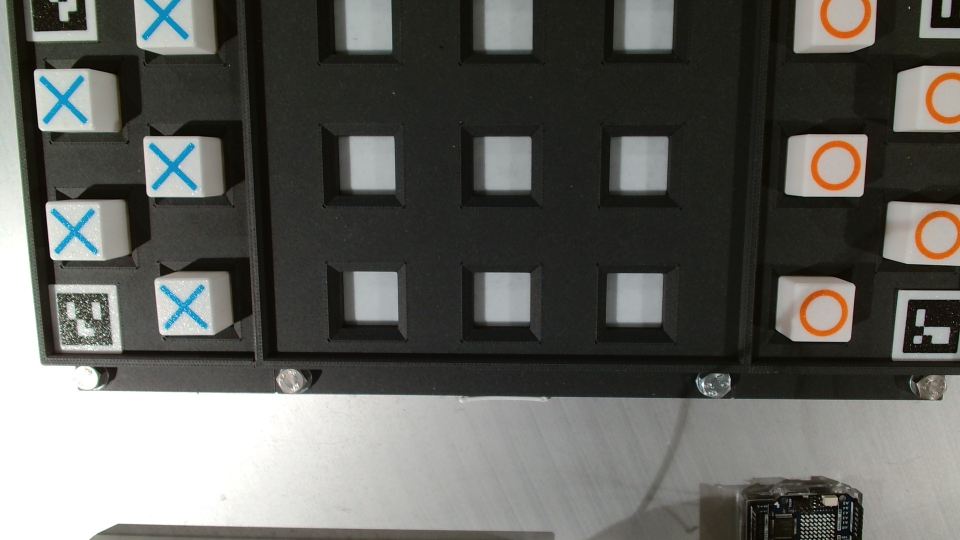
#> input picture datasets/tictactoe_c920_2026-11-09/WIN_20261109_16_50_28_Pro.jpg, 1920 x 1080 px (shown at 1/2 size)
$ python robot_move.py --image ../../datasets/tictactoe_c920_2026-11-09/WIN_20261109_16_50_28_Pro.jpg
#> lines starting #> are read from the running program, lines starting #| are printed output that depends on the picture
### vision/tictactoe/board_reader.py
"""Read a tic-tac-toe board from a photo: blue cross = "X", red circle = "O".

Steps (like a signal chain, one stage after another):
  1. Straighten the board: if we know its 4 corners in the photo, warp it to
     a square seen from above (perspective correction, cv2.warpPerspective).
  2. Cut the square into 3 x 3 squares and keep only the middle of each one
     (cell_margin), so the grid lines and neighbour pieces do not count.
  3. In each square, count the share of red and blue pixels (HSV thresholds).
  4. Decide: below min_fraction -> empty; otherwise the stronger colour wins.

All thresholds live in board_config.json, so they can be tuned at ASSAR
without touching the code.

Usage from the command line:
    python board_reader.py photo.jpg
    python board_reader.py photo.jpg --debug debug.png
    python board_reader.py photo.jpg --corners "150,70 500,95 530,430 120,400"
    python board_reader.py photo.jpg --pick      # click the 4 corners with the mouse
"""

import argparse
import json
import os
from dataclasses import dataclass, field

import cv2
import numpy as np

import game

HERE = os.path.dirname(os.path.abspath(__file__))
DEFAULT_CONFIG = os.path.join(HERE, "board_config.json")


@dataclass
class BoardReading:
    """What the reader saw.

    grid      : 3x3 list of rows with "X", "O" or "."
    red       : 3x3 share of red pixels in each square (0.0 to 1.0)
    blue      : 3x3 share of blue pixels in each square
    doubtful  : list of square numbers (1-9) where red and blue were close
    top_view  : the straightened board image (useful for debugging)
    """
    grid: list
    red: list
    blue: list
    doubtful: list = field(default_factory=list)
    top_view: np.ndarray = None

    @property
    def board(self):
        """The same reading as a flat list of 9 squares (see game.py)."""
        return game.from_grid(self.grid)


def load_config(path=DEFAULT_CONFIG):
    """Read the JSON settings. Keys starting with "_" are comments and are skipped."""
    with open(path, encoding="utf-8") as f:
        raw = json.load(f)
    return {k: v for k, v in raw.items() if not k.startswith("_")}


def warp_board(image, corners, size_px=300):
    """Straighten the board to a size_px x size_px top view.

    corners: 4 (x, y) pixel points: top-left, top-right, bottom-right,
    bottom-left. Later this can come from the ArUco markers of the ASSAR
    board instead of being typed into the config.
    """
    src = np.array(corners, dtype=np.float32).reshape(4, 2)
    dst = np.array([[0, 0], [size_px - 1, 0], [size_px - 1, size_px - 1], [0, size_px - 1]],
                   dtype=np.float32)
    H = cv2.getPerspectiveTransform(src, dst)
    return cv2.warpPerspective(image, H, (size_px, size_px))


def colour_mask(hsv, ranges):
    """White (255) where the pixel is inside any of the HSV ranges."""
    mask = np.zeros(hsv.shape[:2], dtype=np.uint8)
    for r in ranges:
        low = np.array(r["low"], dtype=np.uint8)
        high = np.array(r["high"], dtype=np.uint8)
        mask |= cv2.inRange(hsv, low, high)
    return mask


def check_image_size(image, cfg):
    """Raise ValueError if the photo is not the size the board corners were taken at."""
    expected = cfg.get("image_size_px")
    if not (expected and cfg.get("board_corners_px")):
        return
    height, width = image.shape[:2]
    if [width, height] != list(expected):
        raise ValueError(
            f"The photo is {width}x{height} px but board_corners_px are for "
            f"{expected[0]}x{expected[1]} px. Use --width {expected[0]} --height {expected[1]}.")


def read_board(image, config=None):
    """Read the 3x3 board from a BGR photo (as given by cv2.imread or a camera).

    Returns a BoardReading. Raises ValueError if the image is empty or is not
    the size of image_size_px.
    """
    if image is None or image.size == 0:
        raise ValueError("Empty image (wrong path, or the camera gave no frame?)")
    cfg = config or load_config()
    check_image_size(image, cfg)
    size = int(cfg["warp_size_px"])

    if cfg.get("board_corners_px"):
        top = warp_board(image, cfg["board_corners_px"], size)
    else:
        top = cv2.resize(image, (size, size), interpolation=cv2.INTER_AREA)

    blur = int(cfg.get("blur_px", 0))
    if blur >= 3:
        blur += (blur + 1) % 2  # the blur size must be odd
        top_blur = cv2.GaussianBlur(top, (blur, blur), 0)
    else:
        top_blur = top
    hsv = cv2.cvtColor(top_blur, cv2.COLOR_BGR2HSV)
    red_mask = colour_mask(hsv, cfg["red_ranges"])
    blue_mask = colour_mask(hsv, cfg["blue_ranges"])

    step = size / 3.0
    margin = int(step * float(cfg["cell_margin"]))
    min_fraction = float(cfg["min_fraction"])
    ambiguous_ratio = float(cfg["ambiguous_ratio"])
    # Defaults switch the checks off, so older configs behave as before.
    trace_fraction = float(cfg.get("trace_fraction", 1.0))
    piece_low, piece_high = cfg.get("piece_fraction_range", [0.0, 1.0])
    # The white squares and pieces are always there, so the brightest 10 % of the board
    # tells if there is enough light. Too dark: every square doubtful, not "empty".
    too_dark = np.percentile(hsv[..., 2], 90) < float(cfg.get("min_brightness", 0))

    grid, red, blue, doubtful = [], [], [], []
    for row in range(3):
        grid_row, red_row, blue_row = [], [], []
        for col in range(3):
            y0, y1 = int(row * step) + margin, int((row + 1) * step) - margin
            x0, x1 = int(col * step) + margin, int((col + 1) * step) - margin
            area = max(1, (y1 - y0) * (x1 - x0))
            r = cv2.countNonZero(red_mask[y0:y1, x0:x1]) / area
            b = cv2.countNonZero(blue_mask[y0:y1, x0:x1]) / area
            strong, weak = max(r, b), min(r, b)
            if strong < min_fraction:
                symbol = game.EMPTY
                unsure = strong >= trace_fraction  # part of a piece sitting off-centre
            else:
                symbol = game.O if r > b else game.X
                unsure = (weak >= min_fraction and weak > ambiguous_ratio * strong) \
                    or not piece_low <= strong <= piece_high  # off-centre piece, or a hand on it
            if unsure or too_dark:
                doubtful.append(row * 3 + col + 1)
            grid_row.append(symbol)
            red_row.append(round(r, 3))
            blue_row.append(round(b, 3))
        grid.append(grid_row)
        red.append(red_row)
        blue.append(blue_row)

    return BoardReading(grid=grid, red=red, blue=blue, doubtful=doubtful, top_view=top)


# [114 lines left out: functions draw_debug, print_reading, parse_corners, pick_corners, main, not called in this run]


# [2 lines that do not run on import are left out]

### vision/tictactoe/game.py
"""Tic-tac-toe rules and the computer player (minimax).

The board is a list of 9 strings, read row by row from the top-left corner:

     1 | 2 | 3
    ---+---+---
     4 | 5 | 6
    ---+---+---
     7 | 8 | 9

Each square holds "X" (blue cross), "O" (red circle) or "." (empty).
Squares are numbered 1 to 9 everywhere outside this file (this is what the
robot receives). Inside the code we use list indexes 0 to 8.

No OpenCV here: this file only needs plain Python, so it can be tested on
any computer without a camera.
"""

import random

X = "X"
O = "O"
EMPTY = "."
SYMBOLS = (X, O, EMPTY)

# The 8 lines that win: 3 rows, 3 columns and 2 diagonals (list indexes).
WIN_LINES = (
    (0, 1, 2), (3, 4, 5), (6, 7, 8),
    (0, 3, 6), (1, 4, 7), (2, 5, 8),
    (0, 4, 8), (2, 4, 6),
)

# When several moves are equally good, prefer centre, then corners, then edges.
# This keeps the robot predictable (same position -> same move).
PREFERRED_ORDER = (4, 0, 2, 6, 8, 1, 3, 5, 7)


class InvalidBoard(ValueError):
    """The board cannot happen in a real game (for example, two Xs too many)."""


# --------------------------------------------------------------------------
# Converting between formats
# --------------------------------------------------------------------------

# [17 lines left out: functions from_text, to_text, not called in this run]


def from_grid(grid):
    """Convert a 3x3 list of rows (what the board reader returns) to a board."""
    return [cell for row in grid for cell in row]


def to_grid(board):
    """Convert a board to a 3x3 list of rows."""
    return [board[r * 3:r * 3 + 3] for r in range(3)]


def pretty(board):
    """Multi-line drawing of the board, with square numbers on empty squares."""
    shown = [c if c != EMPTY else str(i + 1) for i, c in enumerate(board)]
    rows = [" " + " | ".join(shown[r * 3:r * 3 + 3]) for r in range(3)]
    return "\n---+---+---\n".join(rows)


# [5 lines left out: function cell_to_row_col, not called in this run]


# --------------------------------------------------------------------------
# Rules
# --------------------------------------------------------------------------

def other(player):
    return O if player == X else X


def winner(board):
    """Return "X" or "O" if someone has three in a row, otherwise None."""
    for a, b, c in WIN_LINES:
        if board[a] != EMPTY and board[a] == board[b] == board[c]:
            return board[a]
    return None


# [7 lines left out: function winning_line, not called in this run]


def is_full(board):
    return EMPTY not in board


def is_over(board):
    return winner(board) is not None or is_full(board)


def empty_cells(board):
    """Free squares as numbers 1-9."""
    return [i + 1 for i, c in enumerate(board) if c == EMPTY]


def check_valid(board, first_player=X):
    """Raise InvalidBoard if this position cannot appear in a real game.

    first_player is the symbol that moves first. It is a setting because we
    do not know yet who starts in the ASSAR system.
    """
    if len(board) != 9 or any(c not in SYMBOLS for c in board):
        raise InvalidBoard("The board must have 9 squares with X, O or '.'")
    second = other(first_player)
    n_first = board.count(first_player)
    n_second = board.count(second)
    if not 0 <= n_first - n_second <= 1:
        raise InvalidBoard(
            f"{n_first} {first_player} and {n_second} {second}: "
            f"{first_player} starts, so it must have the same number or one more")
    x_wins = _has_line(board, X)
    o_wins = _has_line(board, O)
    if x_wins and o_wins:
        raise InvalidBoard("X and O cannot both have three in a row")
    # Whoever won made the last move, so the piece counts must match that.
    if (x_wins or o_wins):
        w = X if x_wins else O
        if w == first_player and n_first != n_second + 1:
            raise InvalidBoard(f"{w} has won, but then {second} played again")
        if w == second and n_first != n_second:
            raise InvalidBoard(f"{w} has won, but then {first_player} played again")


def _has_line(board, player):
    return any(board[a] == board[b] == board[c] == player for a, b, c in WIN_LINES)


def next_player(board, first_player=X):
    """Whose turn it is, worked out from the number of pieces."""
    check_valid(board, first_player)
    if board.count(first_player) == board.count(other(first_player)):
        return first_player
    return other(first_player)


def status(board, first_player=X):
    """A short summary: "X wins", "O wins", "draw", or "X to move"."""
    check_valid(board, first_player)
    w = winner(board)
    if w:
        return f"{w} wins"
    if is_full(board):
        return "draw"
    return f"{next_player(board, first_player)} to move"


# [137 lines left out: functions play, find_move, check_turn, _toward_zero, _minimax, move_scores and 1 more, not called in this run]

### vision/tictactoe/robot_move.py
"""Join the parts: photo -> board -> best move -> square for the robot.

This is the single entry point that the ASSAR robot code will call. We do not
know that code yet, so the interface is kept small:

    from robot_move import decide
    result = decide(photo, robot="O")
    if result.ok and result.cell:
        # tell the robot to place its piece on square result.cell (1-9)

Square numbers (seen from the camera, after straightening the board):

     1 | 2 | 3
    ---+---+---
     4 | 5 | 6
    ---+---+---
     7 | 8 | 9

The robot side must translate each square number into a pose (in URScript,
metres and radians). That table lives with the robot program, not here.

Command line:
    python robot_move.py --image photo.jpg --robot O
    python robot_move.py --board "X../.O./..X" --robot O
    python robot_move.py --play               # play against the computer in text
    python robot_move.py --play --pvp         # two players, the program is the referee
"""

import argparse
from dataclasses import dataclass, field

import game


@dataclass
class Decision:
    """Answer for the robot.

    ok        : False if the board could not be trusted (see message).
    board     : the 9 squares that were read (see game.py).
    status    : "X to move", "O to move", "X wins", "O wins" or "draw".
    cell      : square 1-9 where the robot should play, or None.
    row, col  : the same square as row and column (0-2, row 0 at the top).
    message   : short sentence for the screen or the log.
    doubtful  : squares where the colour reading was unsure.
    """
    ok: bool
    board: list
    status: str = ""
    cell: int = None
    row: int = None
    col: int = None
    message: str = ""
    doubtful: list = field(default_factory=list)

    def to_line(self):
        """One text line for a socket, e.g. "MOVE;5", "WAIT", "OVER;X wins", "ERR;...".

        A provisional format: it will change to match the ASSAR robot program.
        """
        if not self.ok:
            return f"ERR;{self.message}"
        if self.cell:
            return f"MOVE;{self.cell}"
        if self.status in ("X wins", "O wins", "draw"):
            return f"OVER;{self.status}"
        return "WAIT"


def decide_from_board(board, robot=game.O, level="hard", first_player=game.X,
                      doubtful=None, rng=None):
    """Same as decide(), but starting from a board already read (no camera)."""
    doubtful = list(doubtful or [])
    try:
        state = game.status(board, first_player)
    except game.InvalidBoard as err:
        return Decision(ok=False, board=board, message=f"Impossible board: {err}",
                        doubtful=doubtful)
    if doubtful:
        squares = ", ".join(str(c) for c in doubtful)
        return Decision(ok=False, board=board, status=state, doubtful=doubtful,
                        message=f"Unsure reading on squares {squares}: take another photo")
    if state.endswith("wins") or state == "draw":
        line = game.winning_line(board)
        extra = f" (line {line})" if line else ""
        return Decision(ok=True, board=board, status=state, message=f"Game over: {state}{extra}")
    if game.next_player(board, first_player) != robot:
        return Decision(ok=True, board=board, status=state,
                        message=f"Waiting for the human ({game.other(robot)}) to move")
    cell = game.best_move(board, robot, level=level, first_player=first_player, rng=rng)
    row, col = game.cell_to_row_col(cell)
    return Decision(ok=True, board=board, status=state, cell=cell, row=row, col=col,
                    message=f"Place {robot} on square {cell}")


def decide(image, robot=game.O, level="hard", first_player=game.X, config=None, rng=None):
    """Photo (BGR image from OpenCV) -> Decision. See the top of this file."""
    import board_reader  # here, so the text-only modes work without OpenCV
    reading = board_reader.read_board(image, config)
    return decide_from_board(reading.board, robot, level, first_player,
                             doubtful=reading.doubtful, rng=rng)


# --------------------------------------------------------------------------
# Text games on the PC (no camera, no robot)
# --------------------------------------------------------------------------

def _ask_cell(board, player):
    while True:
        text = input(f"{player}, square (1-9)? ").strip()
        if text.isdigit() and int(text) in game.empty_cells(board):
            return int(text)
        print("  That square is not free. Free squares:", game.empty_cells(board))


def play_text_safe(*args):
    """play_text(), but Ctrl+C or the end of the input just stops the game."""
    try:
        play_text(*args)
    except (KeyboardInterrupt, EOFError):
        print("\nGame stopped.")


def play_text(pvp=False, robot=game.O, level="hard", first_player=game.X):
    """Play in the console. pvp=True: two humans, the program is the referee."""
    board = [game.EMPTY] * 9
    print(game.pretty(board), "\n")
    while not game.is_over(board):
        player = game.next_player(board, first_player)
        if not pvp and player == robot:
            cell = game.best_move(board, robot, level=level, first_player=first_player)
            print(f"Computer ({robot}) plays square {cell}")
        else:
            cell = _ask_cell(board, player)
        board = game.play(board, cell, player)
        print(game.pretty(board), "\n")
    print("Result:", game.status(board, first_player))


def main():
    parser = argparse.ArgumentParser(description="Choose the robot's tic-tac-toe move.")
    source = parser.add_mutually_exclusive_group(required=True)
    source.add_argument("--image", help="photo of the board")
    source.add_argument("--board", help='board as text instead of a photo, e.g. "X../.O./..X"')
    source.add_argument("--play", action="store_true", help="play a text game in the console")
    parser.add_argument("--pvp", action="store_true", help="with --play: two human players")
    parser.add_argument("--robot", default="O", choices=["X", "O"], help="robot's symbol")
    parser.add_argument("--first", default="X", choices=["X", "O"], help="who moves first")
    parser.add_argument("--level", default="hard", choices=["hard", "easy", "random"])
    parser.add_argument("--config", help="settings file for the board reader (JSON)")
    parser.add_argument("--corners", help='board corners in pixels, e.g. "150,70 500,95 530,430 120,400"')
    args = parser.parse_args()

    if args.play:
        play_text_safe(args.pvp, args.robot, args.level, args.first)
        return

    if args.board:
        result = decide_from_board(game.from_text(args.board), args.robot, args.level, args.first)
    else:
        import cv2
        import board_reader
        image = cv2.imread(args.image)
#> image is the input picture: shape (1080, 1920, 3); mean B, G, R 94.2, 98.6, 98.2
        if image is None:
            raise SystemExit(f"Could not open {args.image}")
        cfg = board_reader.load_config(args.config) if args.config else board_reader.load_config()
#> (reads vision/tictactoe/board_config.json from the repository)
        if args.corners:
            cfg["board_corners_px"] = board_reader.parse_corners(args.corners)
        result = decide(image, args.robot, args.level, args.first, cfg)
#> in warp_board, `return cv2.warpPerspective(image, H, (size_px, size_px))`:
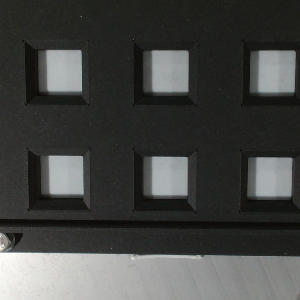
#> returned value: shape (300, 300, 3); mean of channels 0, 1, 2 68.5, 70.7, 69.5; drawn as B, G, R
#> in read_board, `hsv = cv2.cvtColor(top_blur, cv2.COLOR_BGR2HSV)`: hsv: shape (300, 300, 3); mean H, S, V 45.1, 18.2, 71
#> in read_board, `too_dark = np.percentile(hsv[..., 2], 90) < float(cfg.get("min_brightn..`: too_dark = False
#> after the loop in read_board, `for row in range(3):`: blue = [[0, 0, 0], [0, 0, 0], [0, 0, 0]]; doubtful = []; grid = [['.', '.', '.'], ['.', '.', '.'], ['.', '.', '.']]; red = [[0, 0, 0], [0, 0, 0], [0, 0, 0]]
#> in check_valid, `n_first = board.count(first_player)`: n_first = 0
#> in check_valid, `x_wins = _has_line(board, X)`: x_wins = False
#> in decide_from_board, `state = game.status(board, first_player)`: state = 'X to move'

    print(game.pretty(result.board))
#|  1 | 2 | 3
#| ---+---+---
#|  4 | 5 | 6
#| ---+---+---
#|  7 | 8 | 9
    print()
    print(result.message)
#| Waiting for the human (X) to move
    print("For the robot:", result.to_line())
#| For the robot: WAIT


if __name__ == "__main__":
    main()
